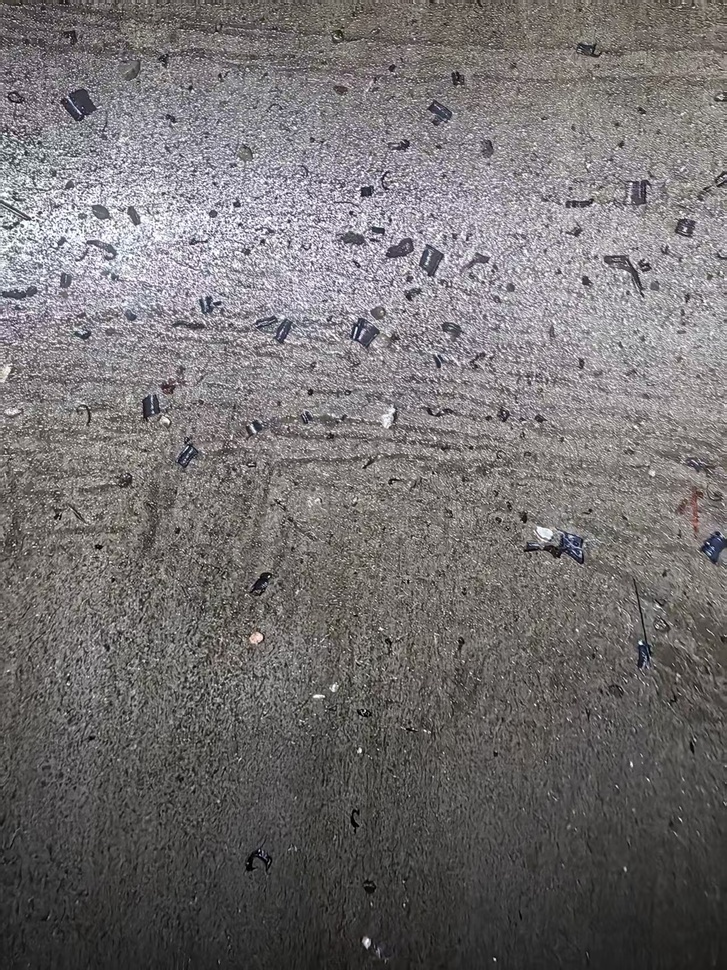
#> input picture input.jpg, 727 x 970 px, shrunk from 1279 x 1706 before the run
$ python 'Cylindrical Unfolding.py'
#> lines starting #> are read from the running program, lines starting #| are printed output that depends on the picture
#> further down, src_image is the input picture: shape (970, 727, 3); mean B, G, R 113.1, 112.6, 116
import cv2
import numpy as np

def unwarp_cylindrical(src_img, focal_length_px, rotation_angle=0):
    """
    将拍摄的圆弧面图像展开为矩形图。

    参数:
        src_img: 输入的圆弧面图像（BGR格式）。
        focal_length_px: 相机焦距（像素单位）。这是最重要的参数，可通过相机标定获取，
                         或近似为：focal_length_px = (image_width / 2) / tan(FOV_horizontal / 2)。
        rotation_angle: 相机光轴与圆柱法线的偏转角（弧度），通常很小，默认为0。

    返回:
        unwarped_img: 展开后的矩形图像。
        mask: 有效区域掩码。
    """
#> called with focal_length_px = 1000, rotation_angle = 0
    h, w = src_img.shape[:2]
#> h = 970; w = 727

    # 1. 计算图像中心点（假设主点位于图像中心）
    cx = w / 2.0
#> cx = 363.5
    cy = h / 2.0
#> cy = 485

    # 2. 创建展开图的坐标网格
    # 展开图的宽度可对应圆柱的周长，高度与圆柱高一致
    # 这里假设展开360度（2π弧度），可根据实际圆弧角度调整
    unwarp_w = int(2 * np.pi * focal_length_px)  # 近似周长
    unwarp_h = h
#> unwarp_h = 970
    unwarped_img = np.zeros((unwarp_h, unwarp_w, 3), dtype=np.uint8)

    # 创建目标图的x', y'坐标矩阵 (meshgrid)
    x_prime = np.tile(np.arange(unwarp_w), (unwarp_h, 1)).astype(np.float32)
    y_prime = np.repeat(np.arange(unwarp_h).reshape(-1, 1), unwarp_w, axis=1).astype(np.float32)

    # 3. 核心：根据柱面反变换公式，计算原图坐标
    # 公式推导：x' = f * θ, y' = f * h / sqrt(f^2 + (x-cx)^2) * (y-cy) + cy
    # 反向求解：θ = x' / f
    #          x = f * tan(θ) + cx
    #          y = (y' - cy) * sqrt(f^2 + (x-cx)^2) / f + cy
    theta = (x_prime - unwarp_w / 2.0) / focal_length_px
    x = focal_length_px * np.tan(theta) + cx
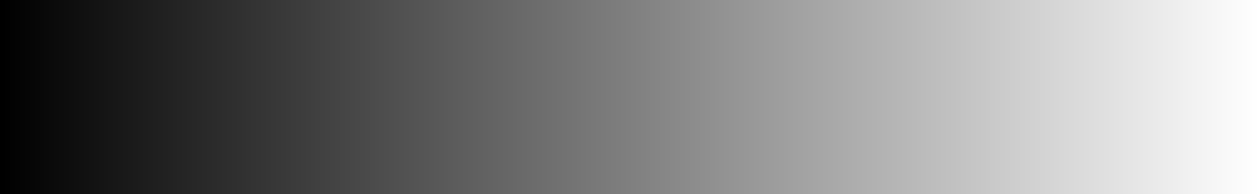
#> theta: shape (970, 6283) float32 (shown at 1/5 size); min -3.14, max 3.14, mean -0.0005; drawn with min black and max white
    y = (y_prime - cy) * np.sqrt(focal_length_px**2 + (x - cx)**2) / focal_length_px + cy

    # 4. 使用remap进行高效的重采样（双线性插值）
    map_x = x.astype(np.float32)
    map_y = y.astype(np.float32)
    unwarped_img = cv2.remap(src_img, map_x, map_y, cv2.INTER_LINEAR, borderMode=cv2.BORDER_CONSTANT)
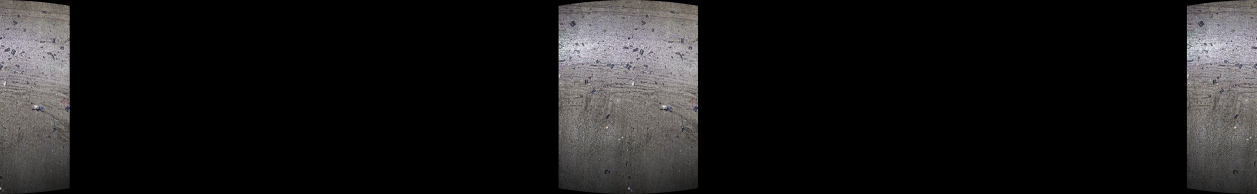
#> unwarped_img: shape (970, 6283, 3) (shown at 1/5 size); mean B, G, R 24.6, 24.5, 25.2

    # 5. 生成有效区域掩码（可选，用于后续拼接）
    mask = np.ones((unwarp_h, unwarp_w), dtype=np.uint8) * 255
    # 可在此处根据变换后坐标的有效性调整mask

    return unwarped_img, mask

# ==================== 使用示例 ====================
if __name__ == "__main__":
    # 1. 读取拍摄的圆弧面图像
    src_image = cv2.imread('input.jpg')
    if src_image is None:
        print("input.jpg' 存在。")
        exit()

    # 2. 关键：设置焦距（像素单位）
    # 示例值，必须根据你的实际情况调整！
    # 获取方法1：相机标定（最准确）
    # 获取方法2：估算。例如，已知相机水平视场角FOV=60度，图像宽w=1920像素，
    # 则 focal_length_px ≈ (w/2) / tan(np.radians(FOV/2)) ≈ (1920/2) / tan(30°) ≈ 1663
    FOCAL_LENGTH_ESTIMATE = 1000.0  # 请修改此值！

    # 3. 执行展开
    unwarped, mask = unwarp_cylindrical(src_image, FOCAL_LENGTH_ESTIMATE)
#> mask: shape (970, 6283); every value is 255

    # 4. 显示并保存结果
    cv2.imshow('Original Arc Image', src_image)
    cv2.imshow('Unwarped Rectangular Image', unwarped)
    cv2.imwrite('unwarped_result.jpg', unwarped)
    cv2.waitKey(0)
    cv2.destroyAllWindows()
